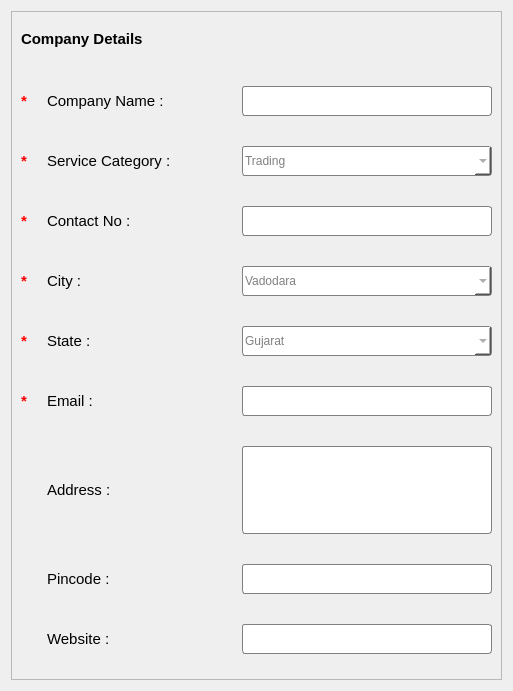
   <widget class="QWidget" name="formLayoutWidget_2">
    <property name="geometry">
     <rect>
      <x>30</x>
      <y>17</y>
      <width>492</width>
      <height>691</height>
     </rect>
    </property>
    <property name="font">
     <font>
      <pointsize>11</pointsize>
     </font>
    </property>
    <layout class="QFormLayout" name="formLayout_3">
     <item row="0" column="0">
      <widget class="QFrame" name="frame">
       <property name="font">
        <font>
         <pointsize>11</pointsize>
        </font>
       </property>
       <property name="styleSheet">
        <string notr="true"/>
       </property>
       <property name="frameShape">
        <enum>QFrame::StyledPanel</enum>
       </property>
       <property name="frameShadow">
        <enum>QFrame::Raised</enum>
       </property>
       <layout class="QGridLayout" name="gridLayout">
        <item row="0" column="0">
         <layout class="QVBoxLayout" name="verticalLayout">
          <property name="spacing">
           <number>15</number>
          </property>
          <item>
           <widget class="QLabel" name="label">
            <property name="minimumSize">
             <size>
              <width>389</width>
              <height>34</height>
             </size>
            </property>
            <property name="maximumSize">
             <size>
              <width>389</width>
              <height>34</height>
             </size>
            </property>
            <property name="font">
             <font>
              <pointsize>11</pointsize>
              <weight>75</weight>
              <bold>true</bold>
             </font>
            </property>
            <property name="text">
             <string>Company Details</string>
            </property>
           </widget>
          </item>
          <item>
           <layout class="QHBoxLayout" name="horizontalLayout">
            <property name="topMargin">
             <number>15</number>
            </property>
            <property name="bottomMargin">
             <number>15</number>
            </property>
            <item>
             <widget class="QLabel" name="label_22">
              <property name="minimumSize">
               <size>
                <width>11</width>
                <height>30</height>
               </size>
              </property>
              <property name="maximumSize">
               <size>
                <width>11</width>
                <height>30</height>
               </size>
              </property>
              <property name="font">
               <font>
                <pointsize>11</pointsize>
                <weight>75</weight>
                <bold>true</bold>
               </font>
              </property>
              <property name="styleSheet">
               <string notr="true">color:red;</string>
              </property>
              <property name="text">
               <string>*</string>
              </property>
             </widget>
            </item>
            <item>
             <widget class="QLabel" name="label_2">
              <property name="minimumSize">
               <size>
                <width>180</width>
                <height>22</height>
               </size>
              </property>
              <property name="maximumSize">
               <size>
                <width>180</width>
                <height>16777215</height>
               </size>
              </property>
              <property name="font">
               <font>
                <pointsize>11</pointsize>
               </font>
              </property>
              <property name="styleSheet">
               <string notr="true"/>
              </property>
              <property name="text">
               <string>Company Name :</string>
              </property>
             </widget>
            </item>
            <item>
             <widget class="QLineEdit" name="lineEdit">
              <property name="minimumSize">
               <size>
                <width>200</width>
                <height>30</height>
               </size>
              </property>
              <property name="maximumSize">
               <size>
                <width>250</width>
                <height>16777215</height>
               </size>
              </property>
              <property name="font">
               <font>
                <pointsize>11</pointsize>
               </font>
              </property>
              <property name="styleSheet">
               <string notr="true">border-radius:3px;
border:1px solid gray;
background-color:white;
color:gray;
</string>
              </property>
             </widget>
            </item>
           </layout>
          </item>
          <item>
           <layout class="QHBoxLayout" name="horizontalLayout_2">
            <property name="bottomMargin">
             <number>15</number>
            </property>
            <item>
             <widget class="QLabel" name="label_23">
              <property name="minimumSize">
               <size>
                <width>11</width>
                <height>30</height>
               </size>
              </property>
              <property name="maximumSize">
               <size>
                <width>11</width>
                <height>30</height>
               </size>
              </property>
              <property name="font">
               <font>
                <pointsize>11</pointsize>
                <weight>75</weight>
                <bold>true</bold>
               </font>
              </property>
              <property name="styleSheet">
               <string notr="true">color:red;</string>
              </property>
              <property name="text">
               <string>*</string>
              </property>
             </widget>
            </item>
            <item>
             <widget class="QLabel" name="label_3">
              <property name="minimumSize">
               <size>
                <width>180</width>
                <height>22</height>
               </size>
              </property>
              <property name="maximumSize">
               <size>
                <width>180</width>
                <height>16777215</height>
               </size>
              </property>
              <property name="font">
               <font>
                <pointsize>11</pointsize>
               </font>
              </property>
              <property name="text">
               <string>Service Category :</string>
              </property>
             </widget>
            </item>
            <item>
             <widget class="QComboBox" name="comboBox">
              <property name="minimumSize">
               <size>
                <width>200</width>
                <height>30</height>
               </size>
              </property>
              <property name="font">
               <font>
                <pointsize>11</pointsize>
               </font>
              </property>
              <property name="styleSheet">
               <string notr="true">border-radius:3px;
border:1px solid gray;
background-color:white;
color:gray;
</string>
              </property>
              <property name="editable">
               <bool>true</bool>
              </property>
              <item>
               <property name="text">
                <string>Trading</string>
               </property>
              </item>
              <item>
               <property name="text">
                <string>Manufacturing</string>
               </property>
              </item>
             </widget>
            </item>
           </layout>
          </item>
          <item>
           <layout class="QHBoxLayout" name="horizontalLayout_16">
            <property name="bottomMargin">
             <number>15</number>
            </property>
            <item>
             <widget class="QLabel" name="label_24">
              <property name="minimumSize">
               <size>
                <width>11</width>
                <height>30</height>
               </size>
              </property>
              <property name="maximumSize">
               <size>
                <width>11</width>
                <height>30</height>
               </size>
              </property>
              <property name="font">
               <font>
                <pointsize>11</pointsize>
                <weight>75</weight>
                <bold>true</bold>
               </font>
              </property>
              <property name="styleSheet">
               <string notr="true">color:red;</string>
              </property>
              <property name="text">
               <string>*</string>
              </property>
             </widget>
            </item>
            <item>
             <widget class="QLabel" name="label_21">
              <property name="minimumSize">
               <size>
                <width>180</width>
                <height>22</height>
               </size>
              </property>
              <property name="maximumSize">
               <size>
                <width>180</width>
                <height>16777215</height>
               </size>
              </property>
              <property name="font">
               <font>
                <pointsize>11</pointsize>
               </font>
              </property>
              <property name="text">
               <string>Contact No :</string>
              </property>
             </widget>
            </item>
            <item>
             <widget class="QLineEdit" name="lineEdit_8">
              <property name="minimumSize">
               <size>
                <width>250</width>
                <height>30</height>
               </size>
              </property>
              <property name="maximumSize">
               <size>
                <width>250</width>
                <height>16777215</height>
               </size>
              </property>
              <property name="font">
               <font>
                <pointsize>11</pointsize>
               </font>
              </property>
              <property name="styleSheet">
               <string notr="true">border-radius:3px;
border:1px solid gray;
background-color:white;
color:gray;
</string>
              </property>
             </widget>
            </item>
           </layout>
          </item>
          <item>
           <layout class="QHBoxLayout" name="horizontalLayout_3">
            <property name="bottomMargin">
             <number>15</number>
            </property>
            <item>
             <widget class="QLabel" name="label_25">
              <property name="minimumSize">
               <size>
                <width>11</width>
                <height>30</height>
               </size>
              </property>
              <property name="maximumSize">
               <size>
                <width>11</width>
                <height>30</height>
               </size>
              </property>
              <property name="font">
               <font>
                <pointsize>11</pointsize>
                <weight>75</weight>
                <bold>true</bold>
               </font>
              </property>
              <property name="styleSheet">
               <string notr="true">color:red;</string>
              </property>
              <property name="text">
               <string>*</string>
              </property>
             </widget>
            </item>
            <item>
             <widget class="QLabel" name="label_4">
              <property name="minimumSize">
               <size>
                <width>180</width>
                <height>22</height>
               </size>
              </property>
              <property name="maximumSize">
               <size>
                <width>180</width>
                <height>16777215</height>
               </size>
              </property>
              <property name="font">
               <font>
                <pointsize>11</pointsize>
               </font>
              </property>
              <property name="text">
               <string>City :</string>
              </property>
             </widget>
            </item>
            <item>
             <widget class="QComboBox" name="comboBox_2">
              <property name="minimumSize">
               <size>
                <width>200</width>
                <height>30</height>
               </size>
              </property>
              <property name="font">
               <font>
                <pointsize>11</pointsize>
               </font>
              </property>
              <property name="styleSheet">
               <string notr="true">border-radius:3px;
border:1px solid gray;
background-color:white;
color:gray;
</string>
              </property>
              <property name="editable">
               <bool>true</bool>
              </property>
              <property name="minimumContentsLength">
               <number>11</number>
              </property>
              <item>
               <property name="text">
                <string>Vadodara</string>
               </property>
              </item>
              <item>
               <property name="text">
                <string>Ahmedabad</string>
               </property>
              </item>
              <item>
               <property name="text">
                <string>Surat</string>
               </property>
              </item>
              <item>
               <property name="text">
                <string>Rajkot</string>
               </property>
              </item>
             </widget>
            </item>
           </layout>
          </item>
          <item>
           <layout class="QHBoxLayout" name="horizontalLayout_4">
            <property name="bottomMargin">
             <number>15</number>
            </property>
            <item>
             <widget class="QLabel" name="label_26">
              <property name="minimumSize">
               <size>
                <width>11</width>
                <height>30</height>
               </size>
              </property>
              <property name="maximumSize">
               <size>
                <width>11</width>
                <height>30</height>
               </size>
              </property>
              <property name="font">
               <font>
                <pointsize>11</pointsize>
                <weight>75</weight>
                <bold>true</bold>
               </font>
              </property>
              <property name="styleSheet">
               <string notr="true">color:red;</string>
              </property>
              <property name="text">
               <string>*</string>
              </property>
             </widget>
            </item>
            <item>
             <widget class="QLabel" name="label_5">
              <property name="minimumSize">
               <size>
                <width>180</width>
                <height>22</height>
               </size>
              </property>
              <property name="maximumSize">
               <size>
                <width>180</width>
                <height>16777215</height>
               </size>
              </property>
              <property name="font">
               <font>
                <pointsize>11</pointsize>
               </font>
              </property>
              <property name="text">
               <string>State :</string>
              </property>
             </widget>
            </item>
            <item>
             <widget class="QComboBox" name="comboBox_3">
              <property name="minimumSize">
               <size>
                <width>200</width>
                <height>30</height>
               </size>
              </property>
              <property name="font">
               <font>
                <pointsize>11</pointsize>
               </font>
              </property>
              <property name="styleSheet">
               <string notr="true">border-radius:3px;
border:1px solid gray;
background-color:white;
color:gray;
</string>
              </property>
              <property name="editable">
               <bool>true</bool>
              </property>
              <item>
               <property name="text">
                <string>Gujarat</string>
               </property>
              </item>
              <item>
               <property name="text">
                <string>Maharashtra</string>
               </property>
              </item>
              <item>
               <property name="text">
                <string>Rajasthan</string>
               </property>
              </item>
             </widget>
            </item>
           </layout>
          </item>
          <item>
           <layout class="QHBoxLayout" name="horizontalLayout_6">
            <property name="bottomMargin">
             <number>15</number>
            </property>
            <item>
             <widget class="QLabel" name="label_27">
              <property name="minimumSize">
               <size>
                <width>11</width>
                <height>30</height>
               </size>
              </property>
              <property name="maximumSize">
               <size>
                <width>11</width>
                <height>30</height>
               </size>
              </property>
              <property name="font">
               <font>
                <pointsize>11</pointsize>
                <weight>75</weight>
                <bold>true</bold>
               </font>
              </property>
              <property name="styleSheet">
               <string notr="true">color:red;</string>
              </property>
              <property name="text">
               <string>*</string>
              </property>
             </widget>
            </item>
            <item>
             <widget class="QLabel" name="label_8">
              <property name="minimumSize">
               <size>
                <width>180</width>
                <height>22</height>
               </size>
              </property>
              <property name="maximumSize">
               <size>
                <width>180</width>
                <height>16777215</height>
               </size>
              </property>
              <property name="font">
               <font>
                <pointsize>11</pointsize>
               </font>
              </property>
              <property name="text">
               <string>Email :</string>
              </property>
             </widget>
            </item>
            <item>
             <widget class="QLineEdit" name="lineEdit_3">
              <property name="minimumSize">
               <size>
                <width>250</width>
                <height>30</height>
               </size>
              </property>
              <property name="maximumSize">
               <size>
                <width>250</width>
                <height>16777215</height>
               </size>
              </property>
              <property name="font">
               <font>
                <pointsize>11</pointsize>
               </font>
              </property>
              <property name="styleSheet">
               <string notr="true">border-radius:3px;
border:1px solid gray;
background-color:white;
color:gray;
</string>
              </property>
             </widget>
            </item>
           </layout>
          </item>
          <item>
           <layout class="QHBoxLayout" name="horizontalLayout_8">
            <property name="bottomMargin">
             <number>15</number>
            </property>
            <item>
             <widget class="QLabel" name="label_29">
              <property name="enabled">
               <bool>true</bool>
              </property>
              <property name="minimumSize">
               <size>
                <width>11</width>
                <height>30</height>
               </size>
              </property>
              <property name="maximumSize">
               <size>
                <width>11</width>
                <height>30</height>
               </size>
              </property>
              <property name="font">
               <font>
                <pointsize>11</pointsize>
                <weight>75</weight>
                <bold>true</bold>
               </font>
              </property>
              <property name="styleSheet">
               <string notr="true">color:red;</string>
              </property>
              <property name="text">
               <string/>
              </property>
             </widget>
            </item>
            <item>
             <widget class="QLabel" name="label_6">
              <property name="minimumSize">
               <size>
                <width>180</width>
                <height>88</height>
               </size>
              </property>
              <property name="maximumSize">
               <size>
                <width>180</width>
                <height>88</height>
               </size>
              </property>
              <property name="font">
               <font>
                <pointsize>11</pointsize>
               </font>
              </property>
              <property name="text">
               <string>Address :</string>
              </property>
             </widget>
            </item>
            <item>
             <widget class="QTextEdit" name="textEdit">
              <property name="minimumSize">
               <size>
                <width>200</width>
                <height>88</height>
               </size>
              </property>
              <property name="maximumSize">
               <size>
                <width>250</width>
                <height>88</height>
               </size>
              </property>
              <property name="font">
               <font>
                <pointsize>11</pointsize>
               </font>
              </property>
              <property name="styleSheet">
               <string notr="true">border-radius:3px;
border:1px solid gray;
background-color:white;
color:gray;</string>
              </property>
             </widget>
            </item>
           </layout>
          </item>
          <item>
           <layout class="QHBoxLayout" name="horizontalLayout_5">
            <property name="bottomMargin">
             <number>15</number>
            </property>
            <item>
             <widget class="QLabel" name="label_30">
              <property name="enabled">
               <bool>true</bool>
              </property>
              <property name="minimumSize">
               <size>
                <width>11</width>
                <height>30</height>
               </size>
              </property>
              <property name="maximumSize">
               <size>
                <width>11</width>
                <height>30</height>
               </size>
              </property>
              <property name="font">
               <font>
                <pointsize>11</pointsize>
                <weight>75</weight>
                <bold>true</bold>
               </font>
              </property>
              <property name="styleSheet">
               <string notr="true">color:red;</string>
              </property>
              <property name="text">
               <string/>
              </property>
             </widget>
            </item>
            <item>
             <widget class="QLabel" name="label_7">
              <property name="minimumSize">
               <size>
                <width>180</width>
                <height>22</height>
               </size>
              </property>
              <property name="maximumSize">
               <size>
                <width>180</width>
                <height>16777215</height>
               </size>
              </property>
              <property name="font">
               <font>
                <pointsize>11</pointsize>
               </font>
              </property>
              <property name="text">
               <string>Pincode :</string>
              </property>
             </widget>
            </item>
            <item>
             <widget class="QLineEdit" name="lineEdit_2">
              <property name="minimumSize">
               <size>
                <width>250</width>
                <height>30</height>
               </size>
              </property>
              <property name="maximumSize">
               <size>
                <width>250</width>
                <height>16777215</height>
               </size>
              </property>
              <property name="font">
               <font>
                <pointsize>11</pointsize>
               </font>
              </property>
              <property name="styleSheet">
               <string notr="true">border-radius:3px;
border:1px solid gray;
background-color:white;
color:gray;
</string>
              </property>
             </widget>
            </item>
           </layout>
          </item>
          <item>
           <layout class="QHBoxLayout" name="horizontalLayout_7">
            <property name="bottomMargin">
             <number>15</number>
            </property>
            <item>
             <widget class="QLabel" name="label_28">
              <property name="enabled">
               <bool>true</bool>
              </property>
              <property name="minimumSize">
               <size>
                <width>11</width>
                <height>30</height>
               </size>
              </property>
              <property name="maximumSize">
               <size>
                <width>11</width>
                <height>30</height>
               </size>
              </property>
              <property name="font">
               <font>
                <pointsize>11</pointsize>
                <weight>75</weight>
                <bold>true</bold>
               </font>
              </property>
              <property name="styleSheet">
               <string notr="true">color:red;</string>
              </property>
              <property name="text">
               <string/>
              </property>
             </widget>
            </item>
            <item>
             <widget class="QLabel" name="label_9">
              <property name="minimumSize">
               <size>
                <width>180</width>
                <height>22</height>
               </size>
              </property>
              <property name="maximumSize">
               <size>
                <width>180</width>
                <height>16777215</height>
               </size>
              </property>
              <property name="font">
               <font>
                <pointsize>11</pointsize>
               </font>
              </property>
              <property name="text">
               <string>Website :</string>
              </property>
             </widget>
            </item>
            <item>
             <widget class="QLineEdit" name="lineEdit_4">
              <property name="minimumSize">
               <size>
                <width>250</width>
                <height>30</height>
               </size>
              </property>
              <property name="maximumSize">
               <size>
                <width>250</width>
                <height>16777215</height>
               </size>
              </property>
              <property name="font">
               <font>
                <pointsize>11</pointsize>
               </font>
              </property>
              <property name="styleSheet">
               <string notr="true">border-radius:3px;
border:1px solid gray;
background-color:white;
color:gray;
</string>
              </property>
             </widget>
            </item>
           </layout>
          </item>
         </layout>
        </item>
       </layout>
      </widget>
     </item>
    </layout>
   </widget>
